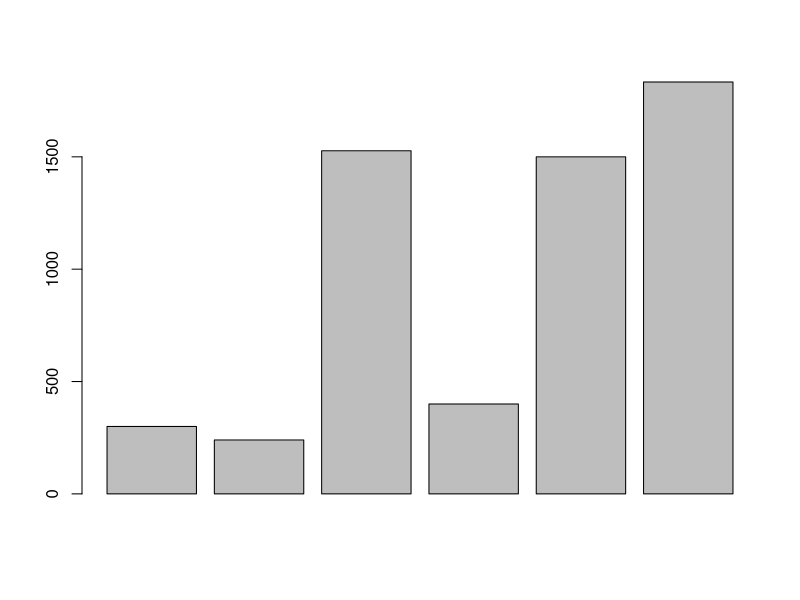
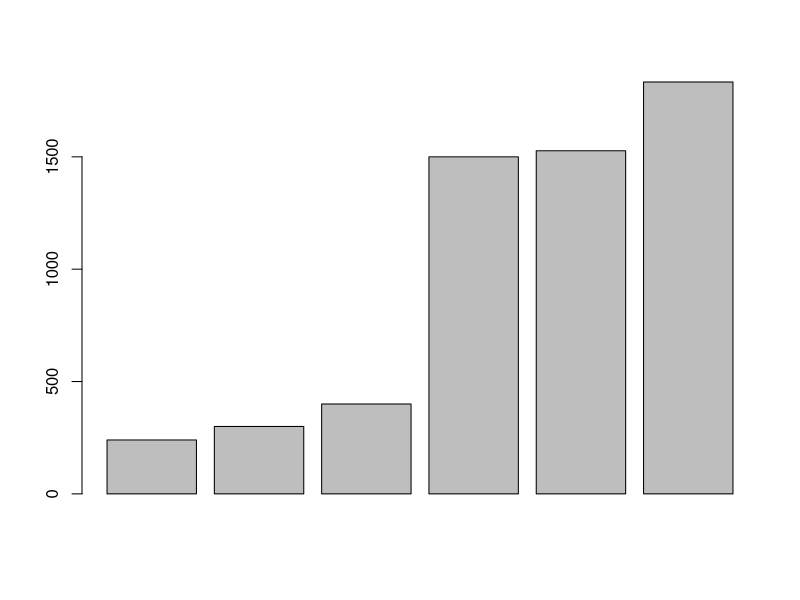
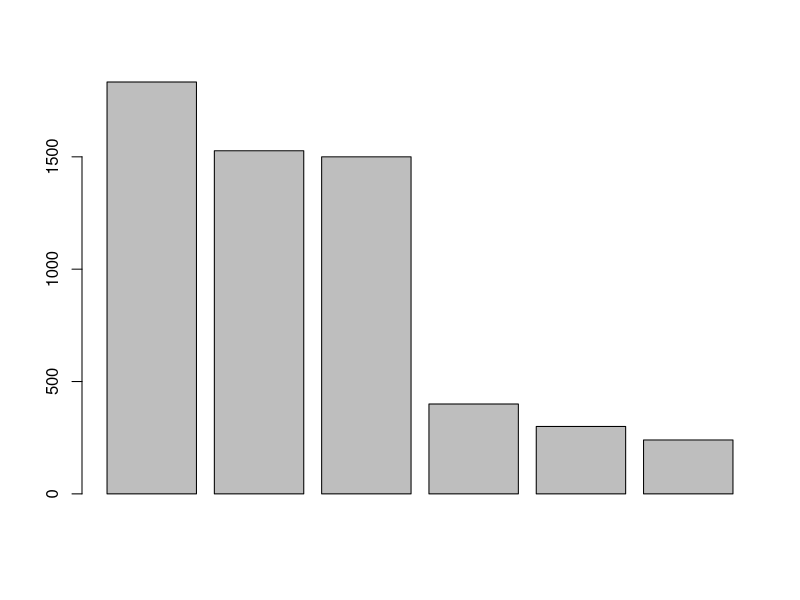
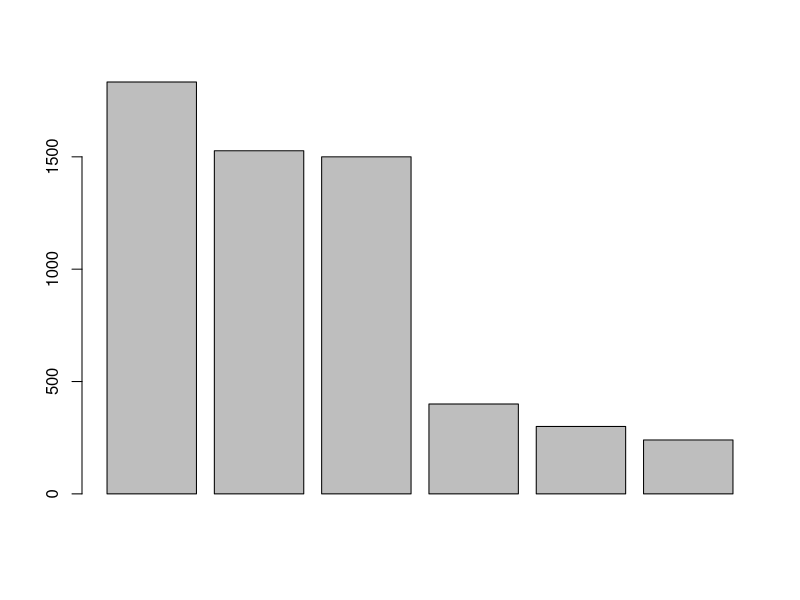
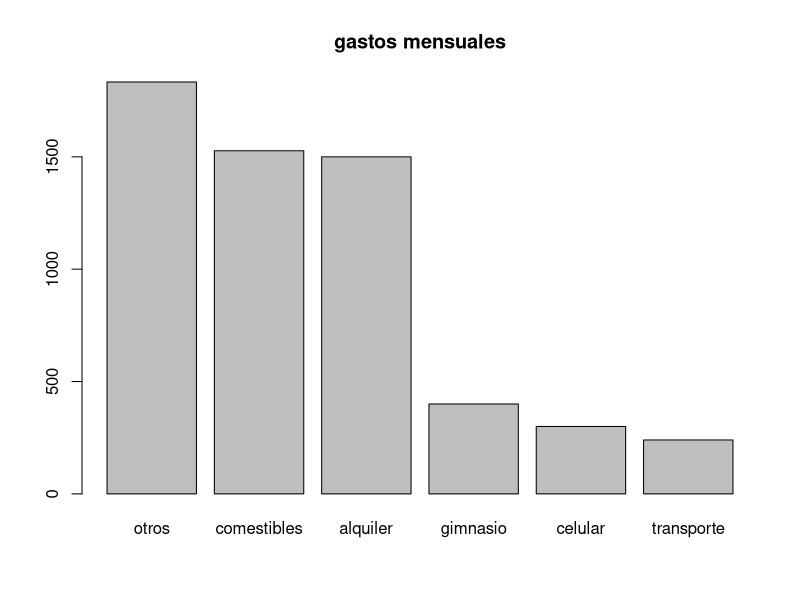

Source code (R) for these figures, in order:
# Gastos mensuales
300+240+1527+400+1500+1833
celular <- 300
celular
transporte <- 240
comestibles <- 1527
gimnasio <- 400
alquiler <- 1500
otros <- 1833
alquiler+celular+comestibles+gimnasio+otros+transporte
total <- alquiler+celular+comestibles+gimnasio+otros+transporte
semestre <- total*5 
anual <- total*10

#Valor absoluto
abs(10)
abs(-4)

#Raiz cuadrada
sqrt(9)

#logaritmo natural
log(2)

2*9
4+5 #se puede poner comentarios en las lineas

#Se identifican mayusculas
celular <- 300
Celular <- -300
CELULAR <- 8000

celular+Celular
CELULAR-celular
help(abs)
help(mean)
?abs
?mean
help.search("absolute")
??absolute

gastos <- c(celular,transporte,comestibles,gimnasio,alquiler,otros)

barplot(gastos)
barplot(sort(gastos))
??sort
gastos_ord <- sort(gastos, decreasing = TRUE)
sort(gastos)
barplot(sort(gastos,decreasing=TRUE))
barplot(gastos_ord)
help("barplot")
barplot(gastos_ord, main="gastos mensuales",names.arg=c("otros", "comestibles", "alquiler", 
                                                        "gimnasio", "celular", "transporte"))
